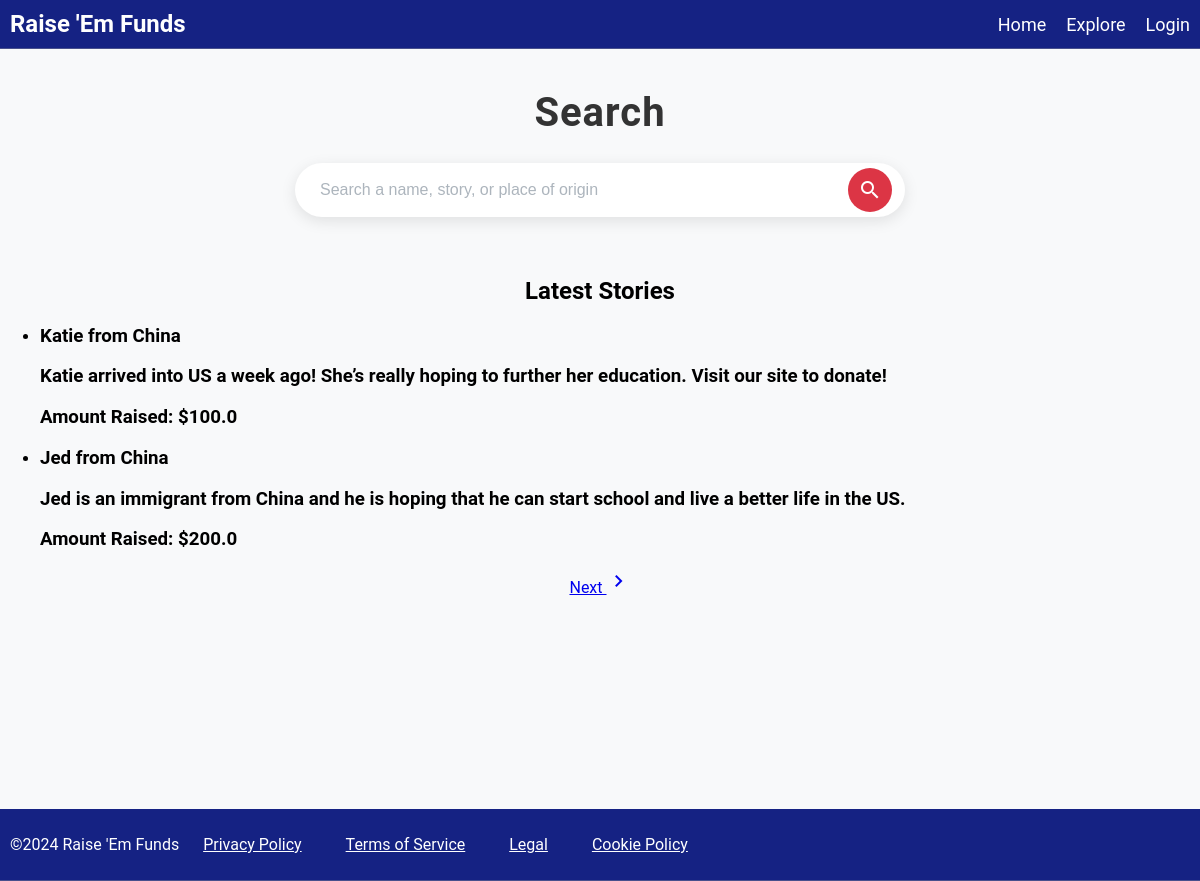
Before: /explore with the older database file.
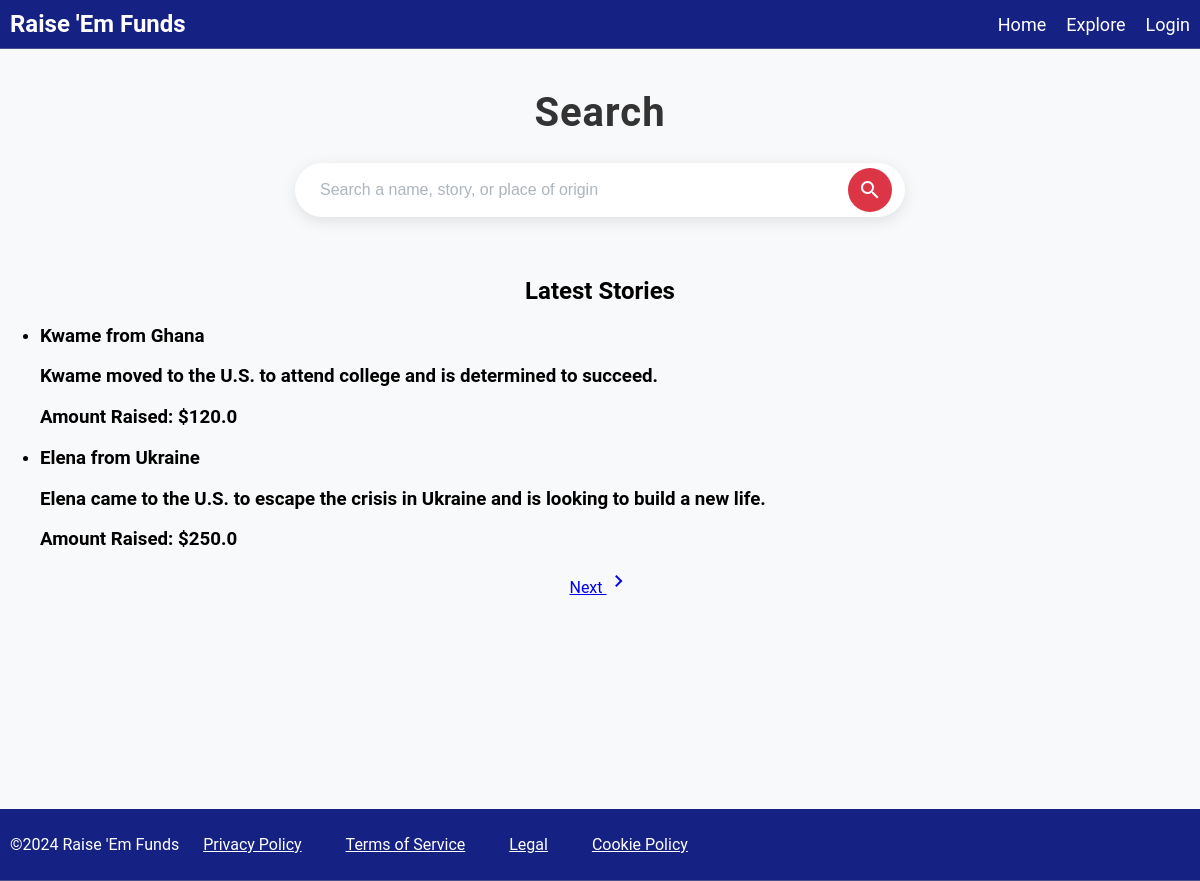
After: the same page with the newer database file.
### tables this page shows
CREATE TABLE posts(
  id INTEGER PRIMARY KEY AUTOINCREMENT,
  name TEXT NOT NULL,
  place_of_origin TEXT NOT NULL,
  story TEXT NOT NULL,
  amount_raised REAL NOT NULL
);

### main.py (the view)
@app.route('/explore', methods=["GET"])
def explore():
    data = request.args.get("query","")
    pg = int(request.args.get("page", 1))
    sppg = 2
    if data:
        results, total_results = search_post(data, pg, sppg)
    else:
        results, total_results = get_latest_posts(pg, sppg)
    total_pages = (total_results+sppg-1)//sppg
    return render_template('explore.html',query=data,results=results,pg=pg,total_pages=total_pages)

### main.py (called while the page is built)
def get_latest_posts(page, per_page):
    offset = (page - 1) * per_page
    conn = s3.connect("main.db")
    cursor = conn.cursor()
    cursor.execute('''
    SELECT name, place_of_origin, story, amount_raised FROM posts
    ORDER BY id DESC
    LIMIT ? OFFSET ?
    ''', (per_page, offset))
    results = cursor.fetchall()
    cursor.execute('''
    SELECT COUNT(*) FROM posts
    ''')
    total_results = cursor.fetchone()[0]
    conn.close()
    return results, total_results

### templates/explore.html (shortened to what this page needs)
{% extends 'base.html' %}
{% block content %}
<link rel="stylesheet" type="text/css" href="{{ url_for('static', filename='css/search.css') }}">
<h1 class="page-title">Search</h1>
<form action="/explore" method="GET" class="search-form">
    <div class="search-container">
        <input type="text" id="searchQuery" name="query" placeholder="Search a name, story, or place of origin" required>
        <button type="submit" class="search-button">
            <span class="material-icons">search</span>
        </button>
    </div>
</form>
<div id="filling" class="filling">
    {% if query %}
        <h2 class="search-head">Results for "{{ query }}":</h2>
    {% else %}
        <h2 class="search-head">Latest Stories</h2>
    {% endif %}
    {% if results %}
        <ul class = "story_list">
            {% for result in results %}
            <li class="story-item">
                <h3>{{ result[0] }} from {{result[1]}}<h3>
                <p>{{ result[2] }}</p>
                <p><strong>Amount Raised:</strong> ${{ result[3] }}</p>
            </li>
            {% endfor %}
    {% else %}
        <p>No results found.</p>
    {% endif %}
</div>
<div class="pagination">
    {% if pg < total_pages %}
        <a href="/explore?query={{ query }}&page={{ pg + 1 }}" class="pagination-link">
            Next <span class="material-icons">chevron_right</span>
        </a>
    {% endif %}
</div>
{% endblock %}

### templates/base.html (shortened to what this page needs)
<!DOCTYPE html>
<html lang="en">
   <head>
      <link rel="stylesheet" type="text/css" href="{{ url_for('static', filename='css/nav.css') }}">
   </head>
   <body>
      <nav class="navbar">
         <a class="navbar-brand" href="/">Raise 'Em Funds</a>
         <ul class="navbar-menu">
            <li><a href="/">Home</a></li>
            <li><a href="/explore">Explore</a></li>
            <li><a href="/login">Login</a></li>
         </ul>
      </nav>
      <div class="container">
         {% block content %}{% endblock %}
      </div>
      <footer>
         <p>©2024 Raise 'Em Funds <u>Privacy Policy</u> <u>Terms of Service</u> <u>Legal</u> <u>Cookie Policy</u></p>
      </footer>
   </body>
</html>

### static/css/nav.css (style rules this page uses)
.container { min-height: 90%; }
.navbar { background-color: #152283; padding: 10px; display: flex; justify-content: space-between; align-items: center; border-bottom: 1px solid #48508d; }
.navbar-brand { font-size: 24px; font-weight: bold; text-decoration: none; color: #ffffff; }
.navbar-menu { list-style: none; margin: 0; padding: 0; display: flex; }
.navbar-menu li { margin-left: 20px; }
.navbar-menu a { text-decoration: none; color: #ffffff; font-size: 18px; }
footer { bottom:0px; background-color: #152283; padding: 10px; display: flex; justify-content: space-between; align-items: center; border-bottom: 1px solid #48508d; color:#ffffff; }
footer u { margin-left: 20px; margin-right: 20px; }
.filling { margin-top: 60px; }

### static/css/search.css (style rules this page uses)
body, html { margin: 0; padding: 0; height: 100%; font-family: 'Roboto', sans-serif; background-color: #f8f9fa; }
.page-title { text-align: center; font-size: 2.5rem; color: #333; margin-top: 40px; font-weight: 700; letter-spacing: 1px; }
.search-container { display: flex; justify-content: center; align-items: center; background-color: #fff; border-radius: 50px; box-shadow: 0 4px 15px rgba(0, 0, 0, 0.1); padding: 5px; max-width: 600px; margin: 20px auto; }
input[type="text"] { width: 90%; padding: 12px; border: none; border-radius: 50px; font-size: 1rem; color: #6c757d; box-sizing: border-box; transition: box-shadow 0.3s ease; }
input[type="text"]::placeholder { color: #adb5bd; }
.search-button { background-color: #dc3545; border: none; border-radius: 50%; padding: 10px; cursor: pointer; display: flex; align-items: center; justify-content: center; transition: background-color 0.3s ease, transform 0.2s ease; }
.search-button .material-icons { color: white; font-size: 24px; }
.search-head { text-align: center; }
.pagination { text-align: center; }

Changed rows visible on the page:
no longer on this page (row edited): posts: name "Katie", place_of_origin "China", story "Katie arrived into US a week ago! She’s really hoping to further her education. Visit our site to donate!", amount_raised "100.0"
no longer on this page (row edited): posts: name "Jed", place_of_origin "China", story "Jed is an immigrant from China and he is hoping that he can start school and live a better life in the US.", amount_raised "200.0"
added posts: name "Kwame", place_of_origin "Ghana", story "Kwame moved to the U.S. to attend college and is determined to succeed.", amount_raised "120.0"
added posts: name "Elena", place_of_origin "Ukraine", story "Elena came to the U.S. to escape the crisis in Ukraine and is looking to build a new life.", amount_raised "250.0"
